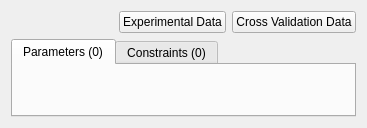
<ui version="4.0" >
<comment> Begin CVS Header </comment>
<comment>   $Source: /Volumes/Home/Users/shoops/cvs/copasi_dev/copasi/UI/CQFittingWidget.ui,v $ </comment>
<comment>   $Revision: 1.8 $ </comment>
<comment>   $Name:  $ </comment>
<comment>   $Author: pwilly $ </comment>
<comment>   $Date: 2009/04/12 20:12:07 $ </comment>
<comment> End CVS Header </comment>

<comment> Copyright (C) 2008 by Pedro Mendes, Virginia Tech Intellectual </comment>
<comment> Properties, Inc., EML Research, gGmbH, University of Heidelberg, </comment>
<comment> and The University of Manchester. </comment>
<comment> All rights reserved. </comment>

 <class>CQFittingWidget</class>
 <widget class="TaskWidget" name="CQFittingWidget" >
  <property name="geometry" >
   <rect>
    <x>0</x>
    <y>0</y>
    <width>367</width>
    <height>128</height>
   </rect>
  </property>
  <property name="sizePolicy" >
   <sizepolicy vsizetype="Expanding" hsizetype="Expanding" >
    <horstretch>0</horstretch>
    <verstretch>0</verstretch>
   </sizepolicy>
  </property>
  <property name="minimumSize" >
   <size>
    <width>0</width>
    <height>0</height>
   </size>
  </property>
  <property name="caption" stdset="0" >
   <string>Fitting</string>
  </property>
  <layout class="QVBoxLayout" name="vboxLayout" >
   <item>
    <layout class="QHBoxLayout" name="horizontalLayout" >
     <item>
      <spacer name="mpSpacer" >
       <property name="orientation" >
        <enum>Qt::Horizontal</enum>
       </property>
       <property name="sizeType" >
        <enum>QSizePolicy::Expanding</enum>
       </property>
       <property name="sizeHint" stdset="0" >
        <size>
         <width>13</width>
         <height>17</height>
        </size>
       </property>
      </spacer>
     </item>
     <item>
      <widget class="QPushButton" name="mpBtnExperiment" >
       <property name="text" >
        <string>Experimental Data</string>
       </property>
      </widget>
     </item>
     <item>
      <widget class="QPushButton" name="mpBtnCrossValidation" >
       <property name="text" >
        <string>Cross Validation Data</string>
       </property>
      </widget>
     </item>
    </layout>
   </item>
   <item>
    <widget class="QTabWidget" name="mpTabWidget" >
     <widget class="QWidget" name="mpParametersPage" >
      <attribute name="title" >
       <string>Parameters (0)</string>
      </attribute>
     </widget>
     <widget class="QWidget" name="mpConstraintsPage" >
      <attribute name="title" >
       <string>Constraints (0)</string>
      </attribute>
     </widget>
    </widget>
   </item>
  </layout>
 </widget>
 <layoutdefault spacing="6" margin="11" />
 <customwidgets>
  <customwidget>
   <class>TaskWidget</class>
   <extends>QWidget</extends>
   <header>taskwidget.h</header>
   <container>1</container>
  </customwidget>
 </customwidgets>
 <tabstops>
  <tabstop>mpBtnExperiment</tabstop>
  <tabstop>mpBtnCrossValidation</tabstop>
  <tabstop>mpTabWidget</tabstop>
 </tabstops>
 <includes>
  <include location="local" >TaskWidget.h</include>
  <include location="local" >TaskWidget.h</include>
 </includes>
 <resources/>
 <connections>
  <connection>
   <sender>mpBtnExperiment</sender>
   <signal>clicked()</signal>
   <receiver>CQFittingWidget</receiver>
   <slot>slotExperimentData()</slot>
   <hints>
    <hint type="sourcelabel" >
     <x>20</x>
     <y>20</y>
    </hint>
    <hint type="destinationlabel" >
     <x>20</x>
     <y>20</y>
    </hint>
   </hints>
  </connection>
  <connection>
   <sender>mpTabWidget</sender>
   <signal>currentChanged(QWidget*)</signal>
   <receiver>CQFittingWidget</receiver>
   <slot>slotPageChange(QWidget*)</slot>
   <hints>
    <hint type="sourcelabel" >
     <x>20</x>
     <y>20</y>
    </hint>
    <hint type="destinationlabel" >
     <x>20</x>
     <y>20</y>
    </hint>
   </hints>
  </connection>
  <connection>
   <sender>mpBtnCrossValidation</sender>
   <signal>clicked()</signal>
   <receiver>CQFittingWidget</receiver>
   <slot>slotCrossValidationData()</slot>
   <hints>
    <hint type="sourcelabel" >
     <x>20</x>
     <y>20</y>
    </hint>
    <hint type="destinationlabel" >
     <x>20</x>
     <y>20</y>
    </hint>
   </hints>
  </connection>
 </connections>
</ui>
